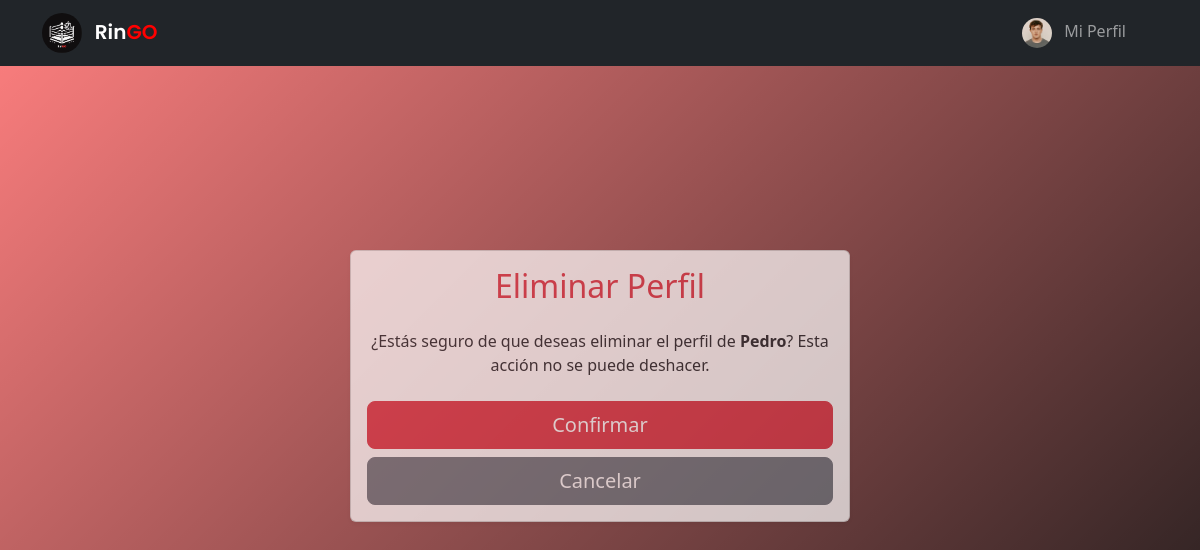
The page /perfil/eliminar/24/ (signed in) on the database its author committed.
### usuarios/models.py (models this page shows, shortened)
class Perfil(models.Model):
    user = models.OneToOneField(User, on_delete=models.CASCADE)
    nombre_perfil = models.CharField(max_length=100)
    fecha_nacimiento = models.DateField(null=True, blank=True)
    peso = models.DecimalField(
        max_digits=5,
        decimal_places=2,
        validators=[MinValueValidator(0.1)],
        null=True,
        blank=True,
    )
    deporte = models.CharField(
        max_length=50, choices=[("boxeo", "Boxeo"), ("kickboxing", "Kickboxing")]
    )
    foto = models.ImageField(upload_to="perfil_fotos/", blank=True, null=True)
    genero = models.CharField(
        max_length=20,
        choices=[
            ("masculino", "Masculino"),
            ("femenino", "Femenino"),
            ("prefiero no decir", "Prefiero no decir"),
        ],
        default="otro",
    )

### usuarios/views.py (the view)
class PerfilDeleteView(LoginRequiredMixin, DeleteView):
    model = Perfil
    template_name = "perfil/perfil_confirm_delete.html"
    success_url = reverse_lazy("crear_perfil")

### templates/perfil/perfil_confirm_delete.html (shortened to what this page needs)
{% extends "_base.html" %}
{% block content %}
<div class="container d-flex justify-content-center align-items-center eliminar-card" style="min-height: 80vh;">
  <div class="card shadow-sm" style="width: 100%; max-width: 500px;opacity: 0.7;">
    <div class="card-body text-center">
      <h2 class="card-title text-danger mb-4">Eliminar Perfil</h2>
      <p class="card-text">
        ¿Estás seguro de que deseas eliminar el perfil de <strong>{{ perfil.nombre_perfil }}</strong>? Esta acción no se puede deshacer.
      </p>
      <form method="post" class="mt-4">
        <button type="submit" class="btn btn-danger btn-lg w-100 mb-2">Confirmar</button>
        <a href="{% url 'ver_perfil' perfil.id %}" class="btn btn-secondary btn-lg w-100">Cancelar</a>
      </form>
    </div>
  </div>
</div>
{% endblock %}

### templates/_base.html (shortened to what this page needs)
{% load static %}
<!DOCTYPE html>
<html lang="en">
	<head>
		<link rel="stylesheet" href="{% static 'css/style.css' %}" />
		<link
			href="https://cdn.jsdelivr.net/npm/bootstrap@5.3.0/dist/css/bootstrap.min.css"
			rel="stylesheet"
		/>
	</head>
	<body>
<nav class="navbar navbar-expand-lg navbar-dark bg-dark">
    <div class="container">
        <div class="d-flex align-items-center">
            <a class="navbar-brand" href="{% url 'home' %}">
                <img
                    src="{% static 'img/ringo_logo.png' %}"
                    alt="RinGo Logo"
                    class="rounded-circle"
                    style="width: 40px; height: 40px; object-fit: contain;" />
                <span class='ms-2'>Rin<span style='color:red;'>GO</span></span>
            </a>
        </div>
        <div class="collapse navbar-collapse" id="navbarSupportedContent">
            <ul class="navbar-nav ms-auto mb-2 mb-lg-0">
                {% if user.is_authenticated %}
                    <li class="nav-item me-4">
                        <a class="nav-link" href="{% url 'perfil_redireccion' %}">
                            {% if perfil and perfil.foto %}
                                <img
                                    src="{{ perfil.foto.url }}"
                                    alt="Foto de perfil"
                                    class="rounded-circle"
                                    style="width: 30px; height: 30px; object-fit: cover; margin-right: 8px;" />
                            {% else %}
                                <img
                                    src="{% static 'img/default-user.png' %}"
                                    alt="Foto de perfil por defecto"
                                    class="rounded-circle"
                                    style="width: 30px; height: 30px; object-fit: cover; margin-right: 8px;" />
                            {% endif %}
                            Mi Perfil
                        </a>
                    </li>
                {% endif %}
            </ul>
        </div>
    </div>
</nav>
		<div class="container">{% block content %} {% endblock %}</div>
	</body>
</html>

### static/css/style.css (style rules this page uses)
body { min-height: 100vh; background: linear-gradient( 135deg, rgba(255, 0, 0, 0.7), rgba(0, 0, 0, 0.9) ), url('/static/img/background_1.jpg'); background-size: cover; background-position: center; background-repeat: no-repeat; color: white; }
.navbar-brand { font-family: 'Poppins', sans-serif; font-weight: 600; }

### rows shown on the page
Perfil: foto (picture), nombre_perfil "Pedro"
